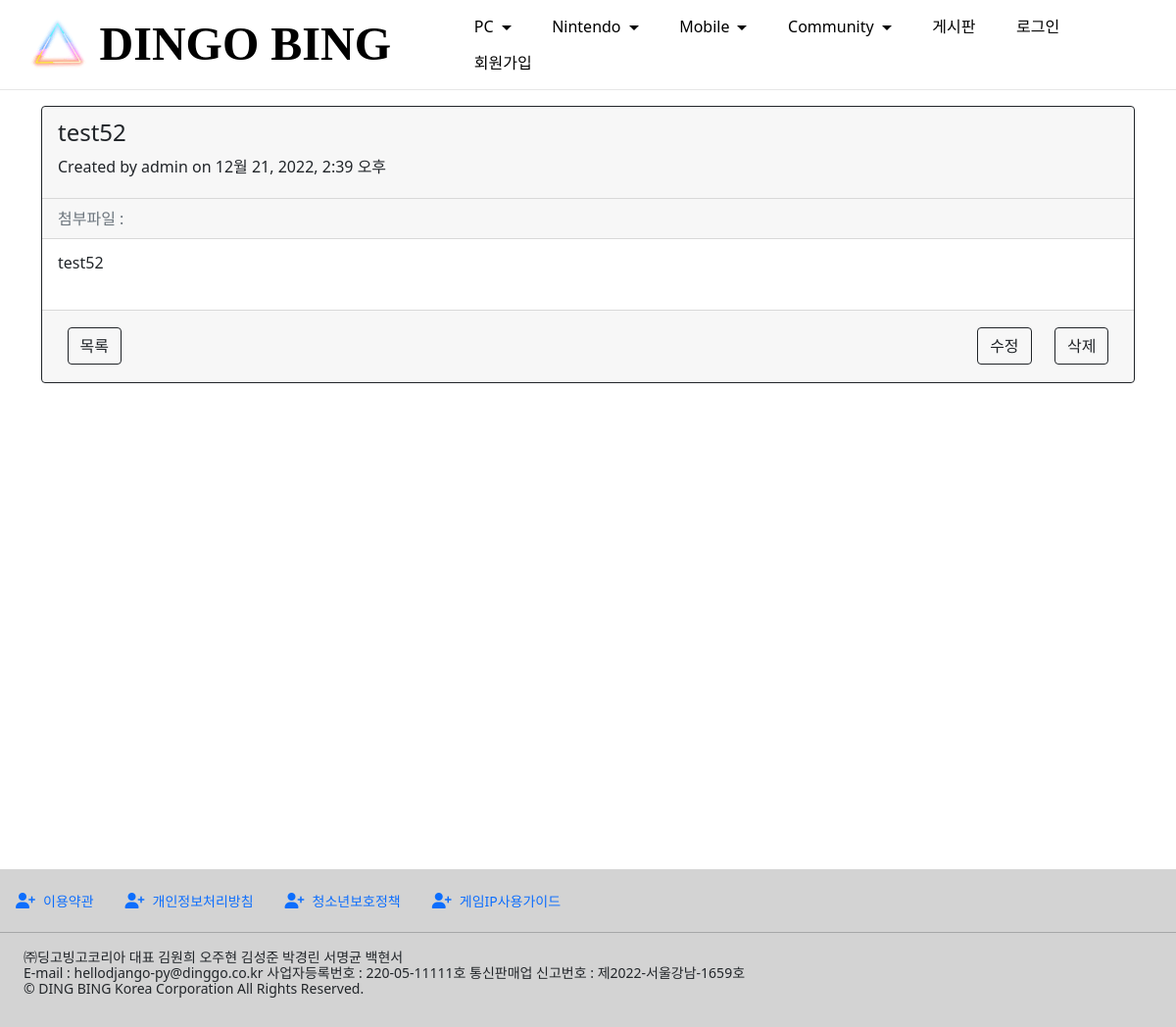
Page /Board/53/ on the committed database.
### Board/models.py (models this page shows, shortened)
class Board(models.Model):
  title = models.CharField(max_length=30)
  content = models.TextField()
  file_upload = models.FileField(upload_to='board/data/%Y/%m/%d/', blank=True)
  author = models.ForeignKey(User, on_delete=models.CASCADE)
  create_date = models.DateTimeField(auto_now_add=True)
  modify_date = models.DateTimeField(auto_now=True, null=True, blank=True)

### Board/views.py (the view)
# urls.py: path('<int:pk>/', views.BoardDetail.as_view(), name='detail'),
class BoardDetail(DetailView):
    model = Board
    template_name = 'Board/board_detail.html'

### templates/Board/board_detail.html (shortened to what this page needs)
{% extends "bingo_base.html" %}
{% block head %}
<link href="https://cdn.jsdelivr.net/npm/bootstrap@5.1.3/dist/css/bootstrap.min.css" rel="stylesheet">
<link href="https://cdn.jsdelivr.net/npm/bootstrap@5.1.3/dist/css/bootstrap.min.css" rel="stylesheet">
  <link href="https://cdn.jsdelivr.net/npm/bootstrap@5.1.3/dist/css/bootstrap.min.css" rel="stylesheet">
{% endblock %}
{% block content %}
<section class="board_detail-block">
  <div class="container mt-5">
  <div class="card border-dark mb-3">
    <div class="card-header">
      <h4 class="pt-1">{{ object.title }}</h4>
      {% if object.modify_date %}
        <p class="pt-1">Created by {{ object.author }} on {{ object.modify_date }}</p>
      {% else %}
        <p class="pt-1">Created by {{ object.author }} on {{ object.create_date }}</p>
      {% endif %}
    </div>
    <div class="card-header">
      {% if object.file_upload %}
      <a href="{{ object.file_upload.url }}" class="text-decoration-none text-muted" role="button" download>
        첨부파일 : <i class="fa-solid fa-file-lines me-2"></i>{{object.get_FileName}}
      </a>
      {% else %}
      <a class="text-decoration-none text-muted">첨부파일 : </a>
      {% endif %}
    </div>
    <div class="card-body text-dark">
      <p class="card-text">{{ object.content | linebreaksbr }}</p>
    </div>
    <div class="card-footer d-flex justify-content-between">
      <a href="{% url 'Board:list'  %}" class="btn btn-outline-dark">목록</a>
      {% if user == object.author %}
      <span>
        <a href="{% url 'Board:board_update' object.id %}" class="btn btn-outline-dark">수정</a>
        <a href="#" class="delete btn btn-outline-dark" data-uri="{% url 'Board:board_delete' object.id %}">삭제</a>
      </span>
      {% else %}
      <span>
        <a href="#" class="user_check btn btn-outline-dark">수정</a>
        <a href="#" class="user_check btn btn-outline-dark">삭제</a>
      </span>
      {% endif %}
    </div>
  </div>
  </div>
</section>
<br><br><br><br><br><br><br><br><br><br><br><br><br><br><br><br><br><br><br><br>
{% endblock %}

### static/bingo/bingo/assets/theme/css/style.css (style rules this page uses)
section { background-color: #ffffff; }
body { font-style: normal; line-height: 1.5; font-weight: 400; color: #232323; position: relative; }
section, .container, .container-fluid { position: relative; word-wrap: break-word; }
a { font-style: normal; font-weight: 400; cursor: pointer; }
a, a:hover { text-decoration: none; }
h1, h2, h3, h4, h5, h6, .display-1, .display-2, .display-4, .display-5, .display-7, span, p, a { line-height: 1; word-break: break-word; word-wrap: break-word; font-weight: 400; }
section { background-position: 50% 50%; background-repeat: no-repeat; background-size: cover; }
.card { background-color: transparent; border: none; }
.btn { font-weight: 600; border-width: 1px; font-style: normal; margin: 0.6rem 0.6rem; white-space: normal; transition: all 0.2s ease-in-out; display: inline-flex; align-items: center; justify-content: center; word-break: break-word; }
html, body { height: auto; min-height: 100vh; }
@media (min-width: 992px) { .container { padding-left: 16px; padding-right: 16px; } }

### static/assets/mobirise/css/mbr-additional.css (style rules this page uses)
body { font-family: Jost; }
.btn { padding: 0.6rem 1.2rem; border-radius: 4px; }
a[class*="text-"]:not(.nav-link):not(.dropdown-item):not([role]):not(.navbar-caption) { position: relative; background-image: transparent; background-size: 10000px 2px; background-repeat: no-repeat; background-position: 0px 1.2em; background-position: -10000px 1.2em; }
a, a:hover { color: #6592e6; }
body { overflow-x: hidden; }
a { transition: color 0.6s; }

### rows in the picture
Board: title "test52", author "admin", modify_date "12월 21, 2022, 2:39 오후", content "test52"
